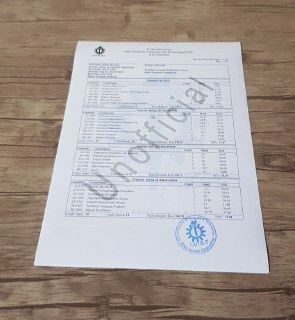
#> input picture test_images/sample.jpg, 295 x 320 px
$ python Scanner.py
#> lines starting #> are read from the running program, lines starting #| are printed output that depends on the picture; after the words box and inside, x2 and y2 are one past the last pixel; in counts of white or black regions, pixels touching at a corner belong together
import cv2
import numpy as np


def det(a, b):
    return a[0] * b[1] - b[0] * a[1]


def line_intersection_cramer(line1, line2, imgShape):
    b1 = line1[0][0] - line1[1][0]
    b2 = line2[0][0] - line2[1][0]
    a1 = -1 * (line1[0][1] - line1[1][1])
    a2 = -1 * (line2[0][1] - line2[1][1])
    c1 = a1 * line1[0][0] + b1 * line1[0][1]
    c2 = a2 * line2[0][0] + b2 * line2[0][1]
    D = det((a1, a2), (b1, b2))
    if D == 0:
        return None
    Dx = det((c1, c2), (b1, b2))
    Dy = det((a1, a2), (c1, c2))
    x = int(Dx / D)
    y = int(Dy / D)
    if x < 0 or y < 0:
        return None
    if x > imgShape[0] + imgShape[0] / 5 or y > imgShape[1] + + imgShape[1] / 5:
        return None
    return x, y

def pol2car(rho, theta):
    a = np.cos(theta)
    b = np.sin(theta)
    x0 = a * rho
    y0 = b * rho
    x1 = int(x0 + 1000 * (-b))
    y1 = int(y0 + 1000 * (a))
    x2 = int(x0 - 1000 * (-b))
    y2 = int(y0 - 1000 * (a))
    return x1, y1, x2, y2


def get_four_lines(canny):
    img = canny.copy()
    lines = cv2.HoughLines(img, 0.95, np.pi / 90, 70, None, 0, 0)
    lineCar = []
    img = cv2.cvtColor(img, cv2.COLOR_GRAY2RGB)
    print(len(lines))
    if lines is not None:
        for i in range(0, len(lines)):
            rho = lines[i][0][0]
            theta = lines[i][0][1]
            x1, y1, x2, y2 = pol2car(rho, theta)
            lineCar.append(((x1, y1), (x2, y2)))
            cv2.line(img,(x1,y1),(x2,y2),(255,0,0),2)
    return lineCar,img

def find_corners(linelis):
    corners = []
    for i in range(0, len(linelis)):
        for j in range(i + 1, len(linelis)):
            intersection = line_intersection_cramer(linelis[j], linelis[i], img.shape)
            if intersection != None:
                corners.append(intersection)
    corners = sorted(corners, key=lambda x: x[0])
    corners = sorted(corners, key=lambda x: x[1])
    print(corners)
    return corners

def transform(image, corners):
    img = image.copy()
    #find prespective transform
    src = np.array(corners, np.float32)
    cols, rows, channels = image.shape
    dst = [(0, 0),(rows, 0), (0, cols),(rows, cols)]
    transformMatrix = cv2.getPerspectiveTransform(src, np.array(dst, np.float32))
    #     transform the image
    img = cv2.warpPerspective(img, transformMatrix, (rows, cols))
    return img


img_path = './test_images/sample.jpg'
img = cv2.imread(img_path)
#> img is the input picture: shape (320, 295, 3); mean B, G, R 153.5, 158.2, 167.5
gray = cv2.cvtColor(img, cv2.COLOR_BGR2GRAY)
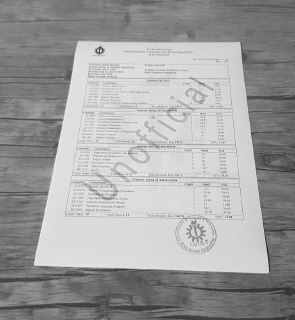
#> gray: shape (320, 295); min 41, max 244, mean 160.4
blur = cv2.medianBlur(gray, 43)
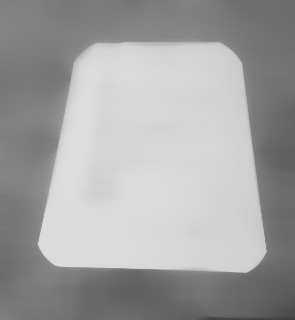
#> blur: shape (320, 295); min 61, max 222, mean 162.8
canny = cv2.Canny(blur, 10, 100)
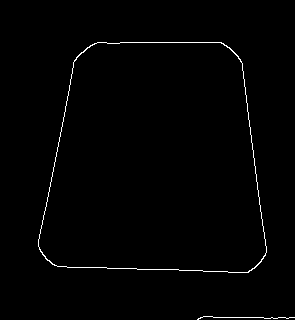
#> canny: shape (320, 295); 1% white in thin lines or dots, all inside (x1, y1, x2, y2) = (38, 42, 295, 320)
linelis,lines = get_four_lines(canny)
#> in get_four_lines, `lines = cv2.HoughLines(img, 0.95, np.pi / 90, 70, None, 0, 0)`: lines = [[263.1, 1.61], [41.8, 1.57], [-228.9, 3], [87.4, 0.209]]
#| 4
#> the loop in get_four_lines, `for i in range(0, len(lines)):` made 4 passes
#> (rho, theta, a in pol2car, b in pol2car, x0 in pol2car, y0 in pol2car, x1, y1) on passes 1 to 4: (263.1, 1.61, -0.0349, 0.999, -9.18, 263, -1008, 228), (41.8, 1.57, -4.37e-08, 1, -1.83e-06, 41.8, -1000, 41), (-228.9, 3, -0.99, 0.139, 226.7, -31.86, 87, -1022), (87.4, 0.209, 0.978, 0.208, 85.49, 18.17, -122, 996)
#> after the loop in get_four_lines, `for i in range(0, len(lines)):`:
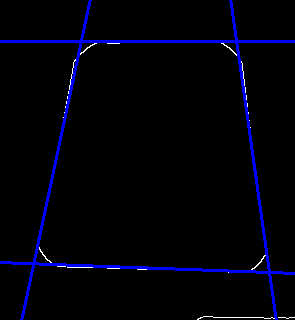
#> img: shape (320, 295, 3); mean B, G, R 10.9, 1, 1
#> after the loop in get_four_lines, `for i in range(0, len(lines)):`: lineCar = [((-1008, 228), (990, 297)), ((-1000, 41), (999, 41)), ((87, -1022), (365, 958)), ((-122, 996), (293, -959))]
#> linelis has the same summary as lineCar in get_four_lines
corners = find_corners(linelis)
#> the loop in find_corners, `for i in range(0, len(linelis)):` made 4 passes
#> after the loop in find_corners, `for i in range(0, len(linelis)):`: corners = [(268, 272), (33, 263), (236, 41), (80, 41)]
#> in find_corners, `corners = sorted(corners, key=lambda x: x[0])`: corners = [(33, 263), (80, 41), (236, 41), (268, 272)]
#> in find_corners, `corners = sorted(corners, key=lambda x: x[1])`: corners = [(80, 41), (236, 41), (33, 263), (268, 272)]
#| [(80, 41), (236, 41), (33, 263), (268, 272)]
#> corners = [(80, 41), (236, 41), (33, 263), (268, 272)]
for corner in corners:
    cv2.circle(lines, corner, 3,(0,0,255),-1)
#> this loop made 4 passes
#> lines: shape (320, 295, 3); 0.12% of pixels changed, all inside (x1, y1, x2, y2) = (30, 38, 272, 276)
rotated = transform(img, corners)
#> in transform, `src = np.array(corners, np.float32)`: src = [[80, 41], [236, 41], [33, 263], [268, 272]]
#> in transform, `transformMatrix = cv2.getPerspectiveTransform(src, np.array(dst, np.fl..`: transformMatrix = [[2.17, 0.46, -192.9], [-4.24e-16, 2.42, -99.19], [0.000192, 0.00256, 1]]
#> in transform, `img = cv2.warpPerspective(img, transformMatrix, (rows, cols))`:
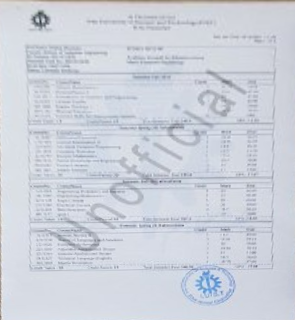
#> img: shape (320, 295, 3); mean B, G, R 219.5, 209.8, 205.2


output = cv2.cvtColor(rotated, cv2.COLOR_BGR2GRAY)
output = cv2.adaptiveThreshold(output,255,cv2.ADAPTIVE_THRESH_GAUSSIAN_C,cv2.THRESH_BINARY,21,4)
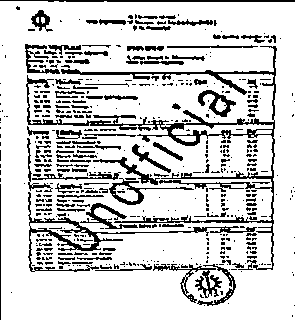
#> output: shape (320, 295); 81.2% white; black in thin lines or dots
# _,output = cv2.threshold(output,210,255,cv2.THRESH_BINARY)
cv2.imwrite('./steps/blur.png',blur)
cv2.imwrite('./steps/canny.png',canny)
cv2.imwrite('./steps/lines.png',lines)
cv2.imwrite('./steps/rotated.png',rotated)
cv2.imwrite('./output.png',output)
